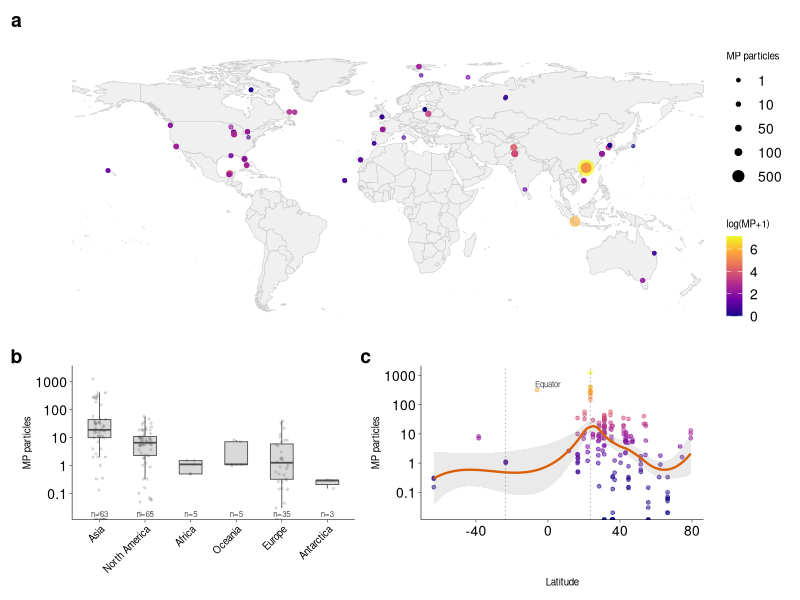
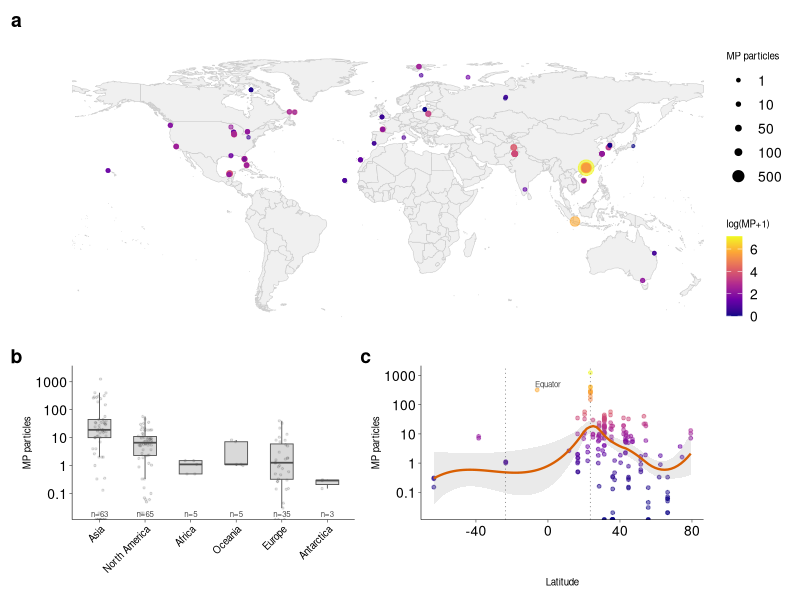

Generate these figures, in order, with R:
################################################################################
# GEOGRAPHICAL DISTRIBUTION OF MICROPLASTIC BURDEN IN BIRDS
################################################################################

library(readxl)
library(dplyr)
library(ggplot2)
library(viridis)
library(sf)
library(rnaturalearth)
library(patchwork)
library(here)

# ============================================================================
# 1. LOAD AND PREPARE DATA
# ============================================================================

cat("\n=== LOADING GEOGRAPHICAL DATA ===\n")

# Load your Excel file
df <- read_excel(here("data", "map-bird-mp.xlsx"), sheet = "bird")

# Clean and prepare
df_clean <- df %>%
  filter(!is.na(Mppersp), !is.na(Latitude), !is.na(Longitude)) %>%
  mutate(
    logMP = log1p(Mppersp),
    MP_category = case_when(
      Mppersp == 0 ~ "0",
      Mppersp < 5 ~ "1-5",
      Mppersp < 20 ~ "6-20",
      Mppersp < 50 ~ "21-50",
      TRUE ~ ">50"
    ),
    MP_category = factor(MP_category, 
                         levels = c("0", "1-5", "6-20", "21-50", ">50"))
  )

cat(sprintf("Total observations: %d\n", nrow(df_clean)))
cat(sprintf("Unique species: %d\n", n_distinct(df_clean$Species)))

# ============================================================================
# 2. PERCENTAGE SUMMARIES (for your co-author's suggested text)
# ============================================================================

cat("\n=== MICROPLASTIC DISTRIBUTION SUMMARY ===\n")

# Overall distribution
total_n <- nrow(df_clean)

# Below 20 MP threshold
below_20 <- df_clean %>% filter(Mppersp < 20) %>% nrow()
pct_below_20 <- (below_20 / total_n) * 100

cat(sprintf("\nOverall MP distribution:\n"))
cat(sprintf("  Observations below 20 MP: %d (%.1f%%)\n", below_20, pct_below_20))
cat(sprintf("  Observations above 20 MP: %d (%.1f%%)\n", 
            total_n - below_20, 100 - pct_below_20))

# By category
cat("\nMP category breakdown:\n")
df_clean %>%
  group_by(MP_category) %>%
  summarise(
    n = n(),
    percentage = n() / total_n * 100
  ) %>%
  arrange(MP_category) %>%
  mutate(
    display = sprintf("  %s: %d (%.1f%%)", MP_category, n, percentage)
  ) %>%
  pull(display) %>%
  cat(sep = "\n")

# Continent-wise summary
cat("\n=== CONTINENT-WISE SUMMARY ===\n")

continent_summary <- df_clean %>%
  group_by(Continent) %>%
  summarise(
    n = n(),
    mean_MP = mean(Mppersp, na.rm = TRUE),
    sd_MP = sd(Mppersp, na.rm = TRUE),
    median_MP = median(Mppersp, na.rm = TRUE),
    pct_below_20 = sum(Mppersp < 20) / n() * 100,
    .groups = "drop"
  ) %>%
  arrange(desc(mean_MP))

print(continent_summary)

# Save summary
write.csv(continent_summary, "continent_summary.csv", row.names = FALSE)



################################################################################
# GEOGRAPHICAL VISUALIZATION
# Map + Continent boxplot + Latitudinal distribution
################################################################################

library(ggplot2)
library(dplyr)
library(sf)
library(rnaturalearth)
library(patchwork)
library(viridis)

# ============================================================================
# 1. PREPARE DATA
# ============================================================================

# Get world map
world <- ne_countries(scale = "medium", returnclass = "sf")

# Calculate latitudinal distribution summary
lat_summary <- df_clean %>%
  mutate(
    lat_band = cut(Latitude, 
                   breaks = seq(-60, 90, by = 15),
                   labels = c("60°S-45°S", "45°S-30°S", "30°S-15°S", 
                              "15°S-0°", "0°-15°N", "15°N-30°N", 
                              "30°N-45°N", "45°N-60°N", "60°N-75°N", "75°N-90°N"))
  ) %>%
  group_by(lat_band) %>%
  summarise(
    n = n(),
    median_MP = median(Mppersp, na.rm = TRUE),
    mean_MP = mean(Mppersp, na.rm = TRUE),
    .groups = 'drop'
  ) %>%
  filter(!is.na(lat_band))

# ============================================================================
# 2. PANEL A: WORLD MAP 
# ============================================================================

p_map <- ggplot() +
  # Base map - very subtle
  geom_sf(data = world, fill = "#f0f0f0", color = "#cccccc", size = 0.2) +
  # Points
  geom_point(data = df_clean, 
             aes(x = Longitude, y = Latitude, 
                 color = logMP, size = Mppersp),
             alpha = 0.6) +
  # Scales
  scale_color_viridis_c(option = "plasma", 
                        name = "log(MP+1)",
                        guide = guide_colorbar(barwidth = 0.8, barheight = 4)) +
  scale_size_continuous(name = "MP particles",
                        range = c(0.8, 5),
                        breaks = c(1, 10, 50, 100, 500),
                        guide = guide_legend(override.aes = list(alpha = 1))) +
  # Labels - minimal
  labs(tag = "a") +
  # Theme - clean
  theme_minimal() +
  theme(
    panel.grid = element_blank(),
    axis.text = element_blank(),
    axis.title = element_blank(),
    plot.tag = element_text(size = 14, face = "bold"),
    legend.position = "right",
    legend.box = "vertical",
    legend.title = element_text(size = 7),
    legend.text = element_text(size = 10),
    plot.margin = margin(2, 2, 2, 2)
  ) +
  coord_sf(xlim = c(-180, 180), ylim = c(-60, 90), expand = FALSE)

# ============================================================================
# 3. PANEL B: CONTINENT BOXPLOT (Simplified)
# ============================================================================

# Reorder continents by median MP
continent_order <- df_clean %>%
  group_by(Continent) %>%
  summarise(median_MP = median(Mppersp, na.rm = TRUE)) %>%
  arrange(desc(median_MP)) %>%
  pull(Continent)

df_clean$Continent <- factor(df_clean$Continent, levels = continent_order)

# Continent summary for sample sizes
continent_sizes <- df_clean %>%
  group_by(Continent) %>%
  summarise(n = n(), .groups = 'drop')

p_continent <- ggplot(df_clean, aes(x = Continent, y = Mppersp)) +
  geom_boxplot(fill = "#d9d9d9", 
               outlier.shape = NA, 
               width = 0.5, 
               size = 0.3,
               color = "#4d4d4d") +
  geom_jitter(width = 0.15, 
              alpha = 0.15, 
              size = 0.5, 
              color = "#4d4d4d") +
  scale_y_log10(breaks = c(0.1, 1, 10, 100, 1000),
                labels = c("0.1", "1", "10", "100", "1000"),
                expand = expansion(mult = c(0.05, 0.1))) +
  labs(x = "", y = "MP particles", tag = "b") +
  theme_classic(base_size = 8) +
  theme(
    axis.text.x = element_text(angle = 45, hjust = 1, size = 7, color = "black"),
    axis.text.y = element_text(size = 10, color = "black"),
    axis.title.y = element_text(size = 7, color = "black"),
    axis.line = element_line(linewidth = 0.2),
    axis.ticks = element_line(linewidth = 0.2),
    plot.tag = element_text(size = 14, face = "bold"),
    plot.margin = margin(2, 2, 2, 2)
  ) +
  geom_text(data = continent_sizes,
            aes(x = Continent, y = 0.03, label = paste0("n=", n)),
            size = 2, color = "gray30", vjust = 1.5, inherit.aes = FALSE)

# ============================================================================
# 4. PANEL C: LATITUDINAL DISTRIBUTION
# ============================================================================

p_lat <- ggplot(df_clean, aes(x = Latitude, y = Mppersp)) +
  # Scatter points
  geom_point(aes(color = logMP), alpha = 0.5, size = 1) +
  # Smoothed trend
  geom_smooth(method = "loess", color = "#d95f02", se = TRUE, alpha = 0.2, size = 0.8) +
  # Vertical lines for tropics
  geom_vline(xintercept = c(23.5, -23.5), linetype = "dotted", color = "#4d4d4d", size = 0.2) +
  annotate("text", x = 0, y = 500, label = "Equator", size = 2, color = "#4d4d4d") +
  scale_y_log10(breaks = c(0.1, 1, 10, 100, 1000),
                labels = c("0.1", "1", "10", "100", "1000")) +
  scale_color_viridis_c(option = "plasma", guide = "none") +
  labs(x = "Latitude", y = "MP particles", tag = "c") +
  theme_classic(base_size = 8) +
  theme(
    axis.text = element_text(size = 10, color = "black"),
    axis.title = element_text(size = 7, color = "black"),
    axis.line = element_line(linewidth = 0.2),
    axis.ticks = element_line(linewidth = 0.2),
    plot.tag = element_text(size = 14, face = "bold"),
    plot.margin = margin(2, 2, 2, 2)
  )

# ============================================================================
# 5. COMBINE ALL PANELS
# ============================================================================

# Layout: Map on top, continent and latitude below
final_figure <- p_map / (p_continent | p_lat) +
  plot_layout(heights = c(2, 1)) +
  plot_annotation(
    #title = "Geographical patterns of microplastic burden in birds",
    #subtitle = paste0("n = ", nrow(df_clean), " observations"),
    theme = theme(
      plot.title = element_text(size = 15, face = "bold", hjust = 0.5),
      plot.subtitle = element_text(size = 14, hjust = 0.5, face = "italic", color = "gray30")
    )
  )

# Save 
ggsave("Figure_Geography_Nature.pdf", 
       final_figure, 
       width = 30,  # cm (2-column width)
       height = 15, # cm
       units = "cm",
       dpi = 300,
       device = "pdf")

ggsave("Figure_Geography_Nature.tiff", 
       final_figure, 
       width = 18, 
       height = 16, 
       units = "cm", 
       dpi = 600, 
       compression = "lzw")

# ============================================================================
# 6. STATISTICAL SUMMARY FOR TEXT
# ============================================================================

cat("\n=== LATITUDINAL PATTERNS ===\n")
cat("\nBy latitude band:\n")
print(lat_summary)

# Test for latitudinal trend
cor_test <- cor.test(df_clean$Latitude, log1p(df_clean$Mppersp), method = "spearman")
cat("\nLatitudinal correlation:\n")
cat(sprintf("Spearman's ρ = %.2f, p = %.3f\n", cor_test$estimate, cor_test$p.value))




#################################################################################
################################################################################

# ============================================================================
# 5. PRINT STATISTICS
# ============================================================================

cat("\n=== MAP SUMMARY ===\n")
cat(sprintf("Dimensions: 30cm × 15cm\n"))
cat(sprintf("Total observations: %d\n", nrow(df_clean)))
cat(sprintf("Latitude range: %.1f° to %.1f°\n", 
            min(df_clean$Latitude, na.rm = TRUE),
            max(df_clean$Latitude, na.rm = TRUE)))
cat(sprintf("Longitude range: %.1f° to %.1f°\n", 
            min(df_clean$Longitude, na.rm = TRUE),
            max(df_clean$Longitude, na.rm = TRUE)))

cat("\n✓ Map saved as:\n")
cat("  - Figure_Map_Nature.pdf (vector)\n")
cat("  - Figure_Map_Nature.tiff (300 dpi, compressed)\n")
